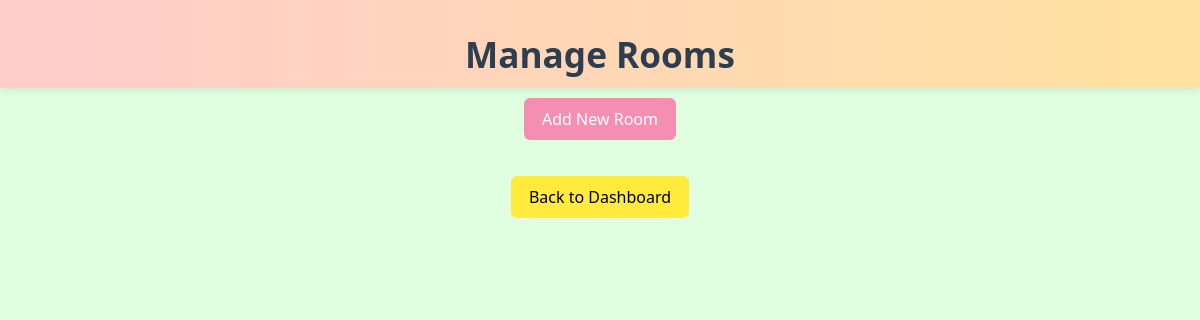
/adminpanel/rooms/ (signed in), run on an earlier commit of the app's database.
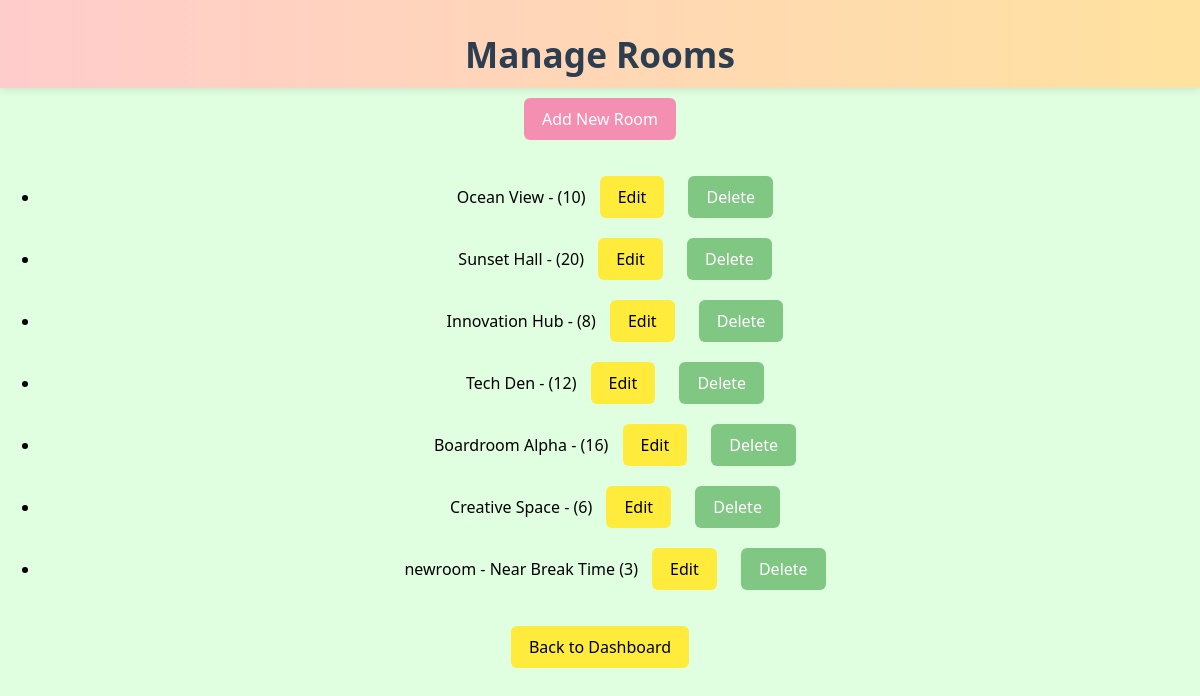
And on a later commit of the database.
### reservations/models.py (models this page shows, shortened)
class Room(models.Model):
    name = models.CharField(max_length=100)
    capacity = models.IntegerField()
    location = models.CharField(max_length=100)
    is_available = models.BooleanField(default=True)

### reservations/views.py (the view)
# urls.py: path('adminpanel/rooms/', views.manage_rooms, name='manage_rooms'),
@admin_required
def manage_rooms(request):
    rooms = Room.objects.all()
    return render(request, 'reservations/rooms.html', {'rooms': rooms})

### reservations/views.py (called while the page is built)
def admin_required(view_func):
    return user_passes_test(lambda u: u.is_staff and u.is_superuser)(view_func)

### reservations/templates/reservations/rooms.html (shortened to what this page needs)
{% load static %}
<!DOCTYPE html>
<html>
<head>
    <link rel="stylesheet" href="{% static 'css/style.css' %}">
</head>
<body>
    <header>
        <h1>Manage Rooms</h1>
    </header>
    <a class="btn btn-pink" href="{% url 'add_room' %}">Add New Room</a>
    <ul>
        {% for room in rooms %}
            <li>
                {{ room.name }} - {{ room.location }} ({{ room.capacity }})
                <a class="btn btn-yellow" href="{% url 'edit_room' room.id %}">Edit</a>
                <a class="btn btn-green" href="{% url 'delete_room' room.id %}">Delete</a>
            </li>
        {% endfor %}
    </ul>
    <a class="btn btn-yellow" href="{% url 'admin_dashboard' %}">Back to Dashboard</a>
</body>
</html>

What changed in the data, as far as the page shows it:
added Room: name "Ocean View", capacity "10"
added Room: name "Sunset Hall", capacity "20"
added Room: name "Innovation Hub", capacity "8"
added Room: name "Tech Den", capacity "12"
added Room: name "Boardroom Alpha", capacity "16"
added Room: name "Creative Space", capacity "6"
added Room: name "newroom", location "Near Break Time", capacity "3"
